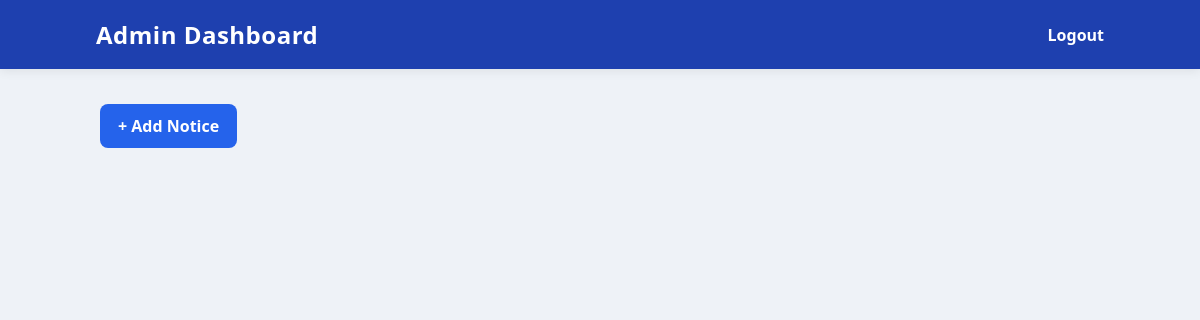
Before: /admin (signed in) with the older database file.
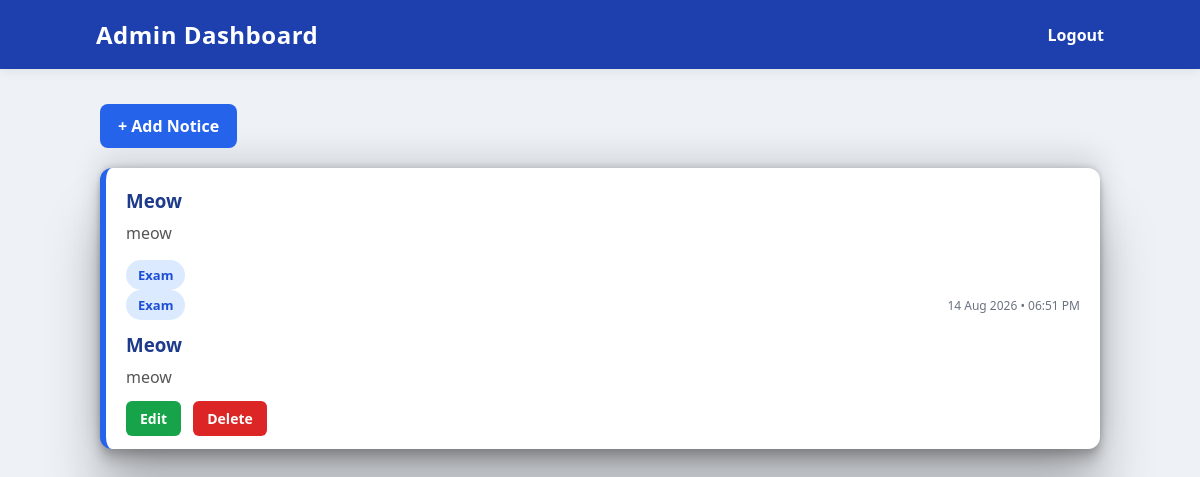
After: the same page with the newer database file.
### tables this page shows
CREATE TABLE notices(
            id INTEGER PRIMARY KEY AUTOINCREMENT,
            title TEXT NOT NULL,
            description TEXT NOT NULL,
            category TEXT NOT NULL
        , created_at Timestamp);

### app.py (the view)
@app.route("/admin")
def admin():
    if "admin" not in session:
        return redirect("/login")
    conn = sqlite3.connect("notice.db")
    cur = conn.cursor()
    cur.execute("SELECT * FROM notices ORDER BY id DESC")
    notices = cur.fetchall()
    conn.close()
    return render_template("admin.html", notices=notices)

### templates/admin.html (shortened to what this page needs)
<!DOCTYPE html>
<html>
<head>
    <link rel="stylesheet" href="{{ url_for('static', filename='style.css') }}">
</head>
<body>
<header>
    <h2>Admin Dashboard</h2>
    <a href="/logout">Logout</a>
</header>
<div class="container">
    <a href="/add" class="add-btn">+ Add Notice</a>
    {% for notice in notices %}
    <div class="notice">
        <h3>{{ notice[1] }}</h3>
        <p>{{ notice[2] }}</p>
        <span>{{ notice[3] }}</span>
        <div class="notice-header">
    <span class="category">{{ notice[3] }}</span>
    <small>{{ notice[4] }}</small>
</div>
<h3>{{ notice[1] }}</h3>
<p>{{ notice[2] }}</p>
        <div class="actions">
            <a class="edit" href="/edit/{{ notice[0] }}">Edit</a>
            <a class="delete" href="/delete/{{ notice[0] }}">Delete</a>
        </div>
    </div>
    {% endfor %}
</div>
</body>
</html>

Changed rows visible on the page:
added notices: title "Meow", description "meow", category "Exam", created_at "14 Aug 2026 • 06:51 PM"
